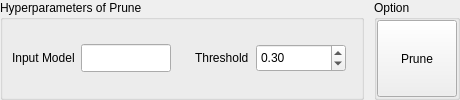
         <widget class="QWidget" name="t3_opt" native="true">
          <layout class="QGridLayout" name="gridLayout_18" columnstretch="5,1">
           <property name="leftMargin">
            <number>0</number>
           </property>
           <property name="topMargin">
            <number>0</number>
           </property>
           <property name="rightMargin">
            <number>0</number>
           </property>
           <property name="bottomMargin">
            <number>0</number>
           </property>
           <property name="spacing">
            <number>10</number>
           </property>
           <item row="0" column="1">
            <widget class="QGroupBox" name="t3_group_option">
             <property name="title">
              <string>Option</string>
             </property>
             <layout class="QGridLayout" name="gridLayout_8" rowstretch="1">
              <property name="leftMargin">
               <number>0</number>
              </property>
              <property name="topMargin">
               <number>0</number>
              </property>
              <property name="rightMargin">
               <number>0</number>
              </property>
              <property name="bottomMargin">
               <number>0</number>
              </property>
              <property name="spacing">
               <number>10</number>
              </property>
              <item row="0" column="0">
               <widget class="QPushButton" name="t3_bt_pruned">
                <property name="sizePolicy">
                 <sizepolicy hsizetype="Preferred" vsizetype="Preferred">
                  <horstretch>0</horstretch>
                  <verstretch>0</verstretch>
                 </sizepolicy>
                </property>
                <property name="text">
                 <string>Prune</string>
                </property>
                <property name="iconSize">
                 <size>
                  <width>16</width>
                  <height>16</height>
                 </size>
                </property>
               </widget>
              </item>
             </layout>
            </widget>
           </item>
           <item row="0" column="0">
            <widget class="QGroupBox" name="t3_group_prune_spec">
             <property name="title">
              <string>Hyperparameters of Prune</string>
             </property>
             <layout class="QGridLayout" name="gridLayout_7" columnstretch="3,5,1,3,5,0">
              <property name="leftMargin">
               <number>9</number>
              </property>
              <property name="topMargin">
               <number>9</number>
              </property>
              <property name="rightMargin">
               <number>9</number>
              </property>
              <property name="bottomMargin">
               <number>9</number>
              </property>
              <property name="spacing">
               <number>6</number>
              </property>
              <item row="0" column="3">
               <widget class="QLabel" name="t3_pruned_lbl_thres">
                <property name="sizePolicy">
                 <sizepolicy hsizetype="Preferred" vsizetype="Preferred">
                  <horstretch>0</horstretch>
                  <verstretch>0</verstretch>
                 </sizepolicy>
                </property>
                <property name="maximumSize">
                 <size>
                  <width>16777215</width>
                  <height>28</height>
                 </size>
                </property>
                <property name="text">
                 <string>Threshold</string>
                </property>
               </widget>
              </item>
              <item row="0" column="0">
               <widget class="QLabel" name="t3_pruned_lbl_in_name">
                <property name="sizePolicy">
                 <sizepolicy hsizetype="Preferred" vsizetype="Preferred">
                  <horstretch>0</horstretch>
                  <verstretch>0</verstretch>
                 </sizepolicy>
                </property>
                <property name="maximumSize">
                 <size>
                  <width>16777215</width>
                  <height>28</height>
                 </size>
                </property>
                <property name="text">
                 <string>Input Model</string>
                </property>
               </widget>
              </item>
              <item row="0" column="4">
               <widget class="QDoubleSpinBox" name="t3_pruned_threshold">
                <property name="sizePolicy">
                 <sizepolicy hsizetype="Preferred" vsizetype="Preferred">
                  <horstretch>0</horstretch>
                  <verstretch>0</verstretch>
                 </sizepolicy>
                </property>
                <property name="decimals">
                 <number>2</number>
                </property>
                <property name="maximum">
                 <double>1.000000000000000</double>
                </property>
                <property name="value">
                 <double>0.300000000000000</double>
                </property>
               </widget>
              </item>
              <item row="0" column="1">
               <widget class="QLineEdit" name="t3_pruned_in_model">
                <property name="sizePolicy">
                 <sizepolicy hsizetype="Preferred" vsizetype="Preferred">
                  <horstretch>0</horstretch>
                  <verstretch>0</verstretch>
                 </sizepolicy>
                </property>
               </widget>
              </item>
              <item row="0" column="5">
               <spacer name="horizontalSpacer_3">
                <property name="orientation">
                 <enum>Qt::Horizontal</enum>
                </property>
                <property name="sizeHint" stdset="0">
                 <size>
                  <width>6</width>
                  <height>0</height>
                 </size>
                </property>
               </spacer>
              </item>
              <item row="0" column="2">
               <spacer name="horizontalSpacer_8">
                <property name="orientation">
                 <enum>Qt::Horizontal</enum>
                </property>
                <property name="sizeHint" stdset="0">
                 <size>
                  <width>40</width>
                  <height>20</height>
                 </size>
                </property>
               </spacer>
              </item>
             </layout>
            </widget>
           </item>
          </layout>
         </widget>
